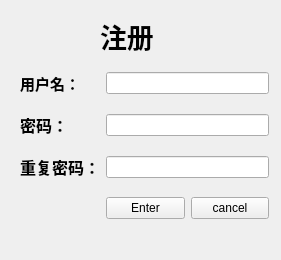
<?xml version="1.0" encoding="UTF-8"?>
<ui version="4.0">
 <class>Register</class>
 <widget class="QWidget" name="Register">
  <property name="geometry">
   <rect>
    <x>0</x>
    <y>0</y>
    <width>281</width>
    <height>260</height>
   </rect>
  </property>
  <property name="windowTitle">
   <string>Register</string>
  </property>
  <widget class="QLabel" name="label">
   <property name="geometry">
    <rect>
     <x>100</x>
     <y>20</y>
     <width>54</width>
     <height>31</height>
    </rect>
   </property>
   <property name="font">
    <font>
     <family>Aharoni</family>
     <pointsize>20</pointsize>
     <weight>75</weight>
     <bold>true</bold>
    </font>
   </property>
   <property name="text">
    <string>注册</string>
   </property>
  </widget>
  <widget class="QWidget" name="layoutWidget">
   <property name="geometry">
    <rect>
     <x>20</x>
     <y>60</y>
     <width>249</width>
     <height>171</height>
    </rect>
   </property>
   <layout class="QGridLayout" name="gridLayout">
    <item row="3" column="3">
     <widget class="QPushButton" name="pb_cancel">
      <property name="text">
       <string>cancel</string>
      </property>
     </widget>
    </item>
    <item row="3" column="0">
     <spacer name="horizontalSpacer_2">
      <property name="orientation">
       <enum>Qt::Horizontal</enum>
      </property>
      <property name="sizeHint" stdset="0">
       <size>
        <width>40</width>
        <height>20</height>
       </size>
      </property>
     </spacer>
    </item>
    <item row="1" column="0" colspan="2">
     <widget class="QLabel" name="label_3">
      <property name="font">
       <font>
        <family>Aharoni</family>
        <pointsize>12</pointsize>
        <weight>75</weight>
        <bold>true</bold>
       </font>
      </property>
      <property name="text">
       <string>密码：</string>
      </property>
     </widget>
    </item>
    <item row="2" column="2" colspan="2">
     <widget class="QLineEdit" name="le_rpswd"/>
    </item>
    <item row="2" column="0" colspan="2">
     <widget class="QLabel" name="label_4">
      <property name="font">
       <font>
        <family>Aharoni</family>
        <pointsize>12</pointsize>
        <weight>75</weight>
        <bold>true</bold>
       </font>
      </property>
      <property name="text">
       <string>重复密码：</string>
      </property>
     </widget>
    </item>
    <item row="0" column="2" colspan="2">
     <widget class="QLineEdit" name="le_nickName"/>
    </item>
    <item row="1" column="2" colspan="2">
     <widget class="QLineEdit" name="le_pswd"/>
    </item>
    <item row="0" column="0" colspan="2">
     <widget class="QLabel" name="label_2">
      <property name="font">
       <font>
        <family>Aharoni</family>
        <pointsize>11</pointsize>
        <weight>75</weight>
        <bold>true</bold>
       </font>
      </property>
      <property name="text">
       <string>用户名：</string>
      </property>
     </widget>
    </item>
    <item row="3" column="2">
     <widget class="QPushButton" name="pb_enter">
      <property name="text">
       <string>Enter</string>
      </property>
     </widget>
    </item>
   </layout>
  </widget>
 </widget>
 <resources/>
 <connections/>
</ui>
